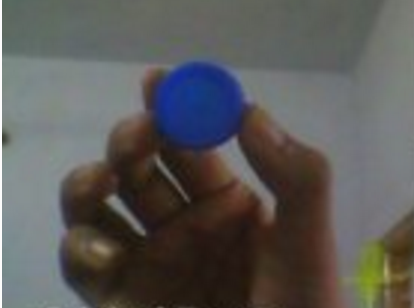
#> input picture images/blue.png, 414 x 308 px
$ python histogram_mask.py
#> lines starting #> are read from the running program, lines starting #| are printed output that depends on the picture
import cv2
import numpy as np
from matplotlib import pyplot as plt

img =cv2.imread("images/blue.png",0)
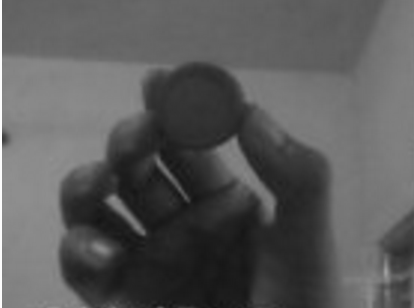
#> img: shape (308, 414); min 19, max 252, mean 89.1

mask = np.zeros(img.shape[:2],np.uint8)
mask[100:300,100:400]=255
masked_img=cv2.bitwise_and(img,img,mask=mask)
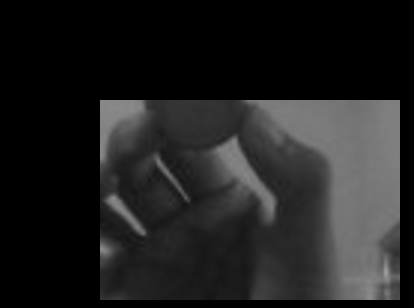
#> masked_img: shape (308, 414); min 0, max 158, mean 32.2
hist_full=cv2.calcHist([img],[0],None,[256],[0,256])
#> hist_full = 256 values, max 3389 at index 101, min 0 at index 0, mean 498.1
hist_mask=cv2.calcHist([img],[0],mask,[256],[0,256])
#> hist_mask = 256 values, max 1668 at index 28, min 0 at index 0, mean 234.4
plt.subplot(221),plt.imshow(img,'gray')
plt.subplot(222),plt.imshow(mask,'gray')
plt.subplot(223),plt.imshow(masked_img,'gray')
plt.subplot(224),plt.plot(hist_full),plt.plot(hist_mask)
plt.xlim([0,256])
plt.show()
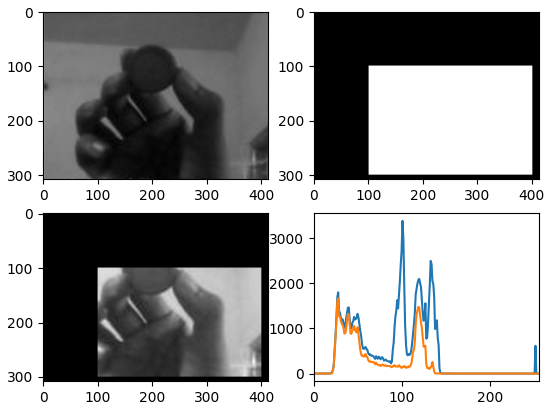
#> figure drawn by matplotlib, 4 panels; panel 4: curve peaks at x = 101, y = 3389; panel 4: curve peaks at x = 28, y = 1668
